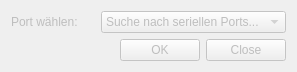
<?xml version="1.0" encoding="UTF-8"?>
<ui version="4.0">
 <class>SerialPortDialog</class>
 <widget class="QDialog" name="SerialPortDialog">
  <property name="windowModality">
   <enum>Qt::ApplicationModal</enum>
  </property>
  <property name="geometry">
   <rect>
    <x>0</x>
    <y>0</y>
    <width>297</width>
    <height>71</height>
   </rect>
  </property>
  <property name="sizePolicy">
   <sizepolicy hsizetype="Fixed" vsizetype="Fixed">
    <horstretch>0</horstretch>
    <verstretch>0</verstretch>
   </sizepolicy>
  </property>
  <property name="windowTitle">
   <string>Seriellen Port wählen</string>
  </property>
  <property name="windowIcon">
   <iconset resource="resources.qrc">
    <normaloff>:/icons/app-icon</normaloff>:/icons/app-icon</iconset>
  </property>
  <layout class="QVBoxLayout" name="verticalLayout">
   <item>
    <layout class="QHBoxLayout" name="horizontalLayout">
     <item>
      <widget class="QLabel" name="label">
       <property name="enabled">
        <bool>false</bool>
       </property>
       <property name="text">
        <string>Port wählen:</string>
       </property>
      </widget>
     </item>
     <item>
      <spacer name="horizontalSpacer">
       <property name="orientation">
        <enum>Qt::Horizontal</enum>
       </property>
       <property name="sizeHint" stdset="0">
        <size>
         <width>1</width>
         <height>20</height>
        </size>
       </property>
      </spacer>
     </item>
     <item>
      <widget class="QComboBox" name="comboBox">
       <property name="enabled">
        <bool>false</bool>
       </property>
       <item>
        <property name="text">
         <string>Suche nach seriellen Ports...</string>
        </property>
       </item>
      </widget>
     </item>
    </layout>
   </item>
   <item>
    <widget class="QDialogButtonBox" name="buttonBox">
     <property name="enabled">
      <bool>false</bool>
     </property>
     <property name="orientation">
      <enum>Qt::Horizontal</enum>
     </property>
     <property name="standardButtons">
      <set>QDialogButtonBox::Close|QDialogButtonBox::Ok</set>
     </property>
     <property name="centerButtons">
      <bool>false</bool>
     </property>
    </widget>
   </item>
  </layout>
 </widget>
 <resources>
  <include location="resources.qrc"/>
 </resources>
 <connections>
  <connection>
   <sender>buttonBox</sender>
   <signal>accepted()</signal>
   <receiver>SerialPortDialog</receiver>
   <slot>accept()</slot>
   <hints>
    <hint type="sourcelabel">
     <x>248</x>
     <y>254</y>
    </hint>
    <hint type="destinationlabel">
     <x>157</x>
     <y>274</y>
    </hint>
   </hints>
  </connection>
  <connection>
   <sender>buttonBox</sender>
   <signal>rejected()</signal>
   <receiver>SerialPortDialog</receiver>
   <slot>reject()</slot>
   <hints>
    <hint type="sourcelabel">
     <x>316</x>
     <y>260</y>
    </hint>
    <hint type="destinationlabel">
     <x>286</x>
     <y>274</y>
    </hint>
   </hints>
  </connection>
 </connections>
</ui>
